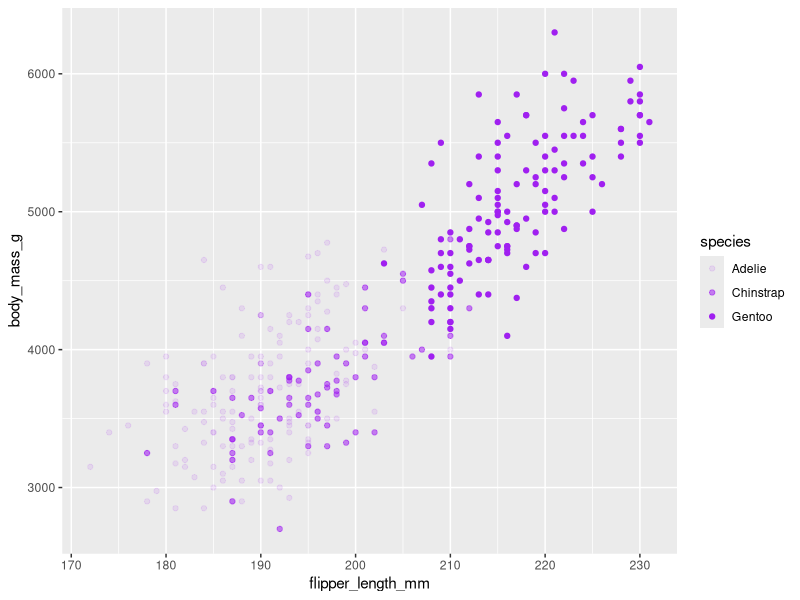

This chart was generated by the following R code:
install.packages("tidyverse")
install.packages("palmerpenguins")
install.packages("ggplot2")

library(tidyverse)
library(palmerpenguins)
library(ggplot2)

data(penguins)
View(penguins)

ggplot(data = penguins) + 
  geom_point(mapping = aes(x = flipper_length_mm, y = body_mass_g, alpha = species), color = "purple")